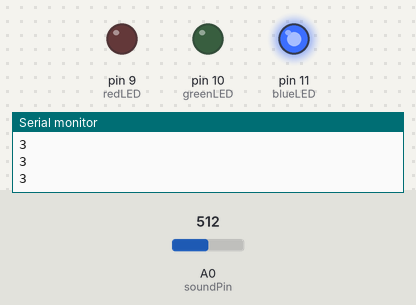
Bench run of a sketch on a simulated Arduino Uno, built with avr-gcc and run on an emulated ATmega328P. Shown: output pins drawn as LEDs (lit = HIGH), the last lines printed to the serial monitor. The inputs (shaded band) are chosen by the test bench; at power-on: A0 (soundPin) = 512.

Above: at 1.2 s.
1.3 s: A0 (soundPin) set to 32
2.8 s: A0 (soundPin) set to 27
At 4.0 s:
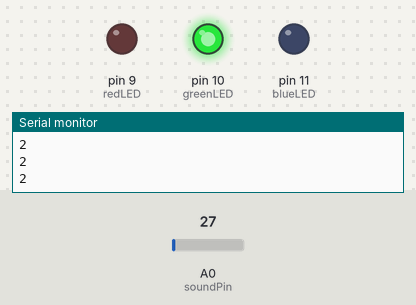
4.3 s: A0 (soundPin) set to 10
At 5.4 s:
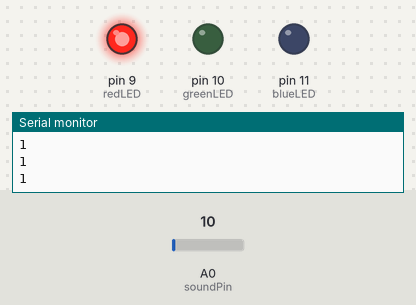
5.8 s: A0 (soundPin) set to 30
At 6.6 s:
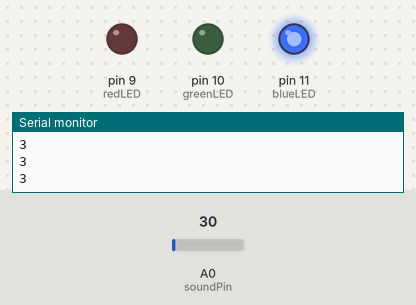
7.3 s: A0 (soundPin) set to 0
At 7.9 s:
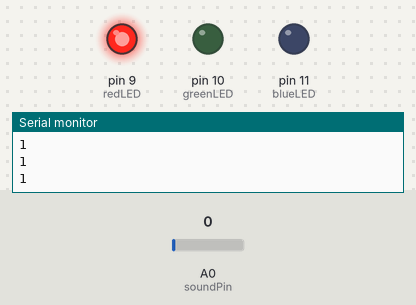
Timing chart, 0 to 9.8 s (numbered marks = the images above; inputs shaded):
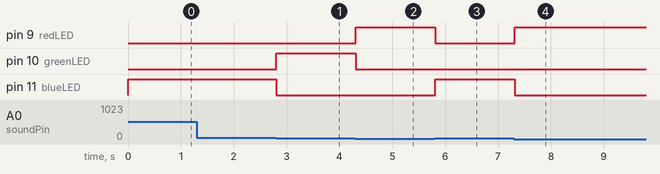

Measured:
- the behaviour switches between 30 and 29 on A0 (soundPin) (found by bisection; images 0 and 1)
- after the input at 2.8 s, pin 10 (greenLED): LOW → HIGH at once; pin 11 (blueLED): HIGH → LOW at once
- after the input at 4.3 s, pin 9 (redLED): LOW → HIGH at once; pin 10 (greenLED): HIGH → LOW at once
- after the input at 5.8 s, pin 9 (redLED): HIGH → LOW at once; pin 11 (blueLED): LOW → HIGH at once
- after the input at 7.3 s, pin 9 (redLED): LOW → HIGH at once; pin 11 (blueLED): HIGH → LOW at once

The sketch:

breath.ino
```cpp
const int soundPin = A0;  // 连接声音传感器到模拟引脚 A0
const int redLED = 9;     // 红色 LED 连接到数字引脚 9
const int greenLED = 10;  // 绿色 LED 连接到数字引脚 10
const int blueLED = 11;   // 蓝色 LED 连接到数字引脚 11

int level = 0;

void setup() {
  pinMode(redLED, OUTPUT);
  pinMode(greenLED, OUTPUT);
  pinMode(blueLED, OUTPUT);

  Serial.begin(9600);     // 初始化串口通信
}

void loop() {
  int soundValue = analogRead(soundPin);  // 读取声音传感器的值

  // 将声音强度划分为3个级别
  if (soundValue < 20) {
    level = 1;  // 声音小
    digitalWrite(redLED, HIGH);    // 打开红色 LED
    digitalWrite(greenLED, LOW);   // 关闭绿色 LED
    digitalWrite(blueLED, LOW);    // 关闭蓝色 LED
  } else if (soundValue >= 20 && soundValue < 30) {
    level = 2;  // 声音中等
    digitalWrite(redLED, LOW);     // 关闭红色 LED
    digitalWrite(greenLED, HIGH);  // 打开绿色 LED
    digitalWrite(blueLED, LOW);    // 关闭蓝色 LED
  } else {
    level = 3;  // 声音大
    digitalWrite(redLED, LOW);     // 关闭红色 LED
    digitalWrite(greenLED, LOW);   // 关闭绿色 LED
    digitalWrite(blueLED, HIGH);   // 打开蓝色 LED
  }

  // 通过串口发送声音级别到 p5.js
  Serial.println(level);

  delay(100);  // 延迟 100ms
}
```
